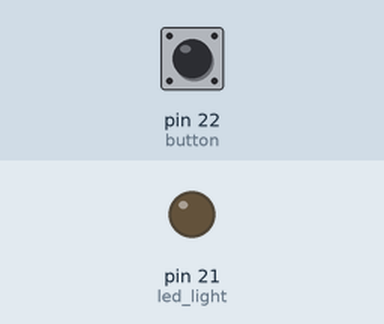
Simulated run of this sketch. Board: Arduino Mega 2560, built with avr-gcc and run on an emulated ATmega2560. On the bench: output pins drawn as LEDs (lit = HIGH). Dashed ring = blinking. Inputs (shaded band) come from the test bench; at power-on: pin 22 (button) HIGH.

Above: at 1.2 s.
1.3 s: pin 22 (button) pulled LOW for 1 s
At 1.45 s:
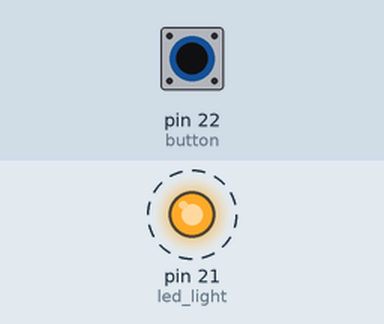
3.8 s: pin 22 (button) pulled LOW for 0.15 s
At 4.4 s:
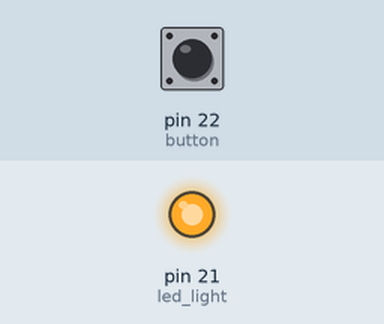
5.4 s: pin 22 (button) pulled LOW for 3.2 s
At 9.1 s:
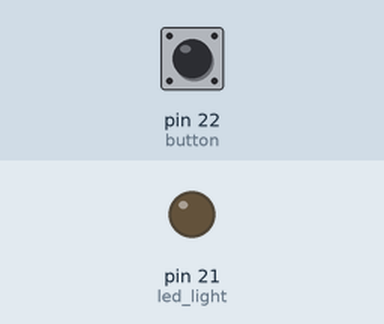
Timing chart, 0 to 10.6 s (numbered marks = the images above; inputs shaded):
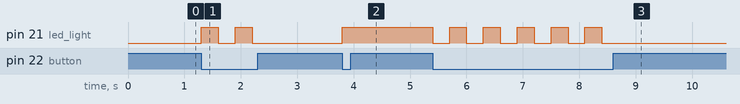

Measured:
- after the input at 1.3 s, pin 21 (led_light): alternates HIGH for 0.30 s and LOW for 0.30 s, 4 changes in all, then stays LOW, starting at once
- after the input at 3.8 s, pin 21 (led_light): LOW → HIGH at once
- after the input at 5.4 s, pin 21 (led_light): alternates HIGH for 0.30 s and LOW for 0.30 s, 11 changes in all, then stays LOW, starting at once

The sketch:

4_Controlling_an_LED_with_a_Button.ino
```cpp
/*
Prof. Nehmiya Shikur
EGR-226: Digital Sys and Computer ORG

program: 4
Task: turns the led_light connected to pin 21 on/off using the button connected to pin 22
*/

int led_light = 21;
int button = 22;
bool is_on = false;                          // A condition controlling variable that helps us track the current state of the led light (whether it is on or off)

void setup() {                              // put your setup code here, to run once:
  pinMode(led_light, OUTPUT);
  pinMode(button, INPUT_PULLUP);           // The INPUT_PULLUP serves as a resistor in the button (it makes sure the value reading of the button doesn't change until it is clicked)
}

void loop() {

  if(digitalRead(button) == LOW)          // Since we are using INPUT_PULLUP for the button, when it is clicked no current will flow. That's why 'digitalRead(button) == LOW' corresponds to 'button clicked'
  {
    if(is_on == false)                    // if the light is not 'ON'
    {
      digitalWrite(led_light, 255);       // Turns the light 'ON'
      is_on = true;
      delay(300);
    }
    else if(is_on == true)
    {
      digitalWrite(led_light, 0);
      is_on = false;
      delay(300);
    }
  }

}
```
